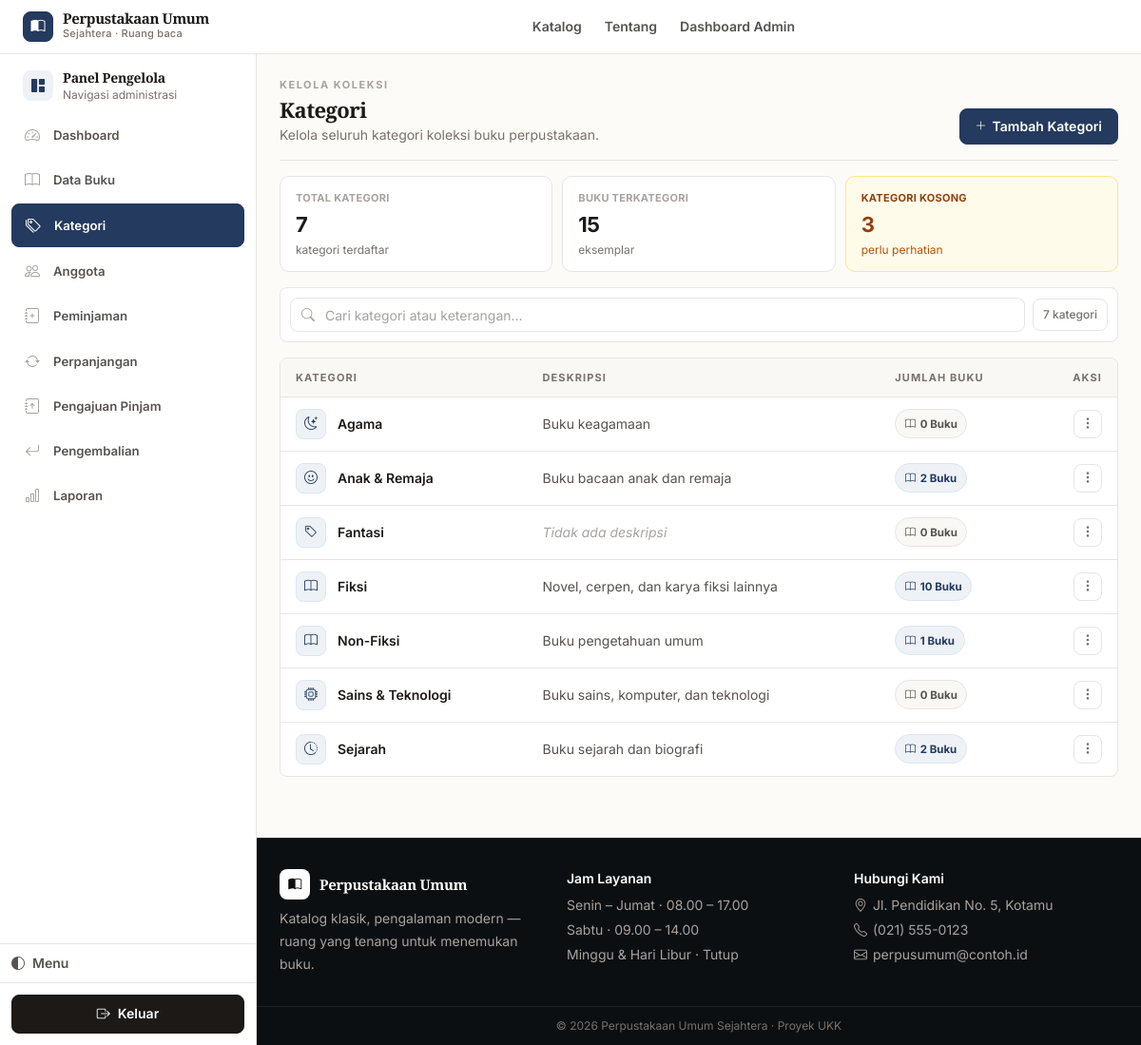
/admin/kategori/index.php (signed in), run on the app's committed database.
### tables this page shows
CREATE TABLE `kategori` (
  `id_kategori` int NOT NULL,
  `nama_kategori` varchar(100) NOT NULL,
  `keterangan` varchar(255) DEFAULT NULL
);

### includes/functions.php (called while the page is built, shortened)
<?php
function e($string) {
    return htmlspecialchars($string ?? '', ENT_QUOTES, 'UTF-8');
}

### admin/kategori/index.php (the view, shortened to what this page needs)
<?php
require_once __DIR__ . '/../../config/bootstrap.php';
$stmt = $pdo->query("SELECT k.*, (SELECT COUNT(*) FROM buku b WHERE b.id_kategori = k.id_kategori) AS jumlah_buku
                      FROM kategori k ORDER BY k.nama_kategori ASC");
$daftar = $stmt->fetchAll();
require_once __DIR__ . '/../../includes/header.php';
require_once __DIR__ . '/../../includes/admin_menu.php';
?>
<div class="flex flex-col sm:flex-row sm:items-end justify-between gap-3 mb-4 pb-4" style="border-bottom:1px solid var(--border)">
  <div class="min-w-0">
    <p class="text-[11px] font-bold tracking-[.14em] uppercase" style="color:var(--text-faint-2)">Kelola koleksi</p>
    <h1 class="font-display text-[22px] font-bold tracking-tight mt-1" style="color:var(--text)">Kategori</h1>
    <p class="text-sm mt-1" style="color:var(--text-faint)">Kelola seluruh kategori koleksi buku perpustakaan.</p>
  </div>
  <button id="katToggleForm" type="button" class="inline-flex items-center justify-center gap-1.5 bg-brand-600 hover:bg-brand-700 text-white text-sm font-semibold px-4 py-2 rounded-lg shrink-0">
    <i class="bi bi-plus-lg text-xs"></i> Tambah Kategori
  </button>
</div>
<?php
$total_kat = count($daftar);
$total_buku_terkategori = array_sum(array_column($daftar, 'jumlah_buku'));
$kat_kosong = 0;
foreach ($daftar as $kk) if ((int)$kk['jumlah_buku']===0) $kat_kosong++;
?>
<div class="grid grid-cols-3 gap-2.5 mb-4">
  <div class="bg-white rounded-lg border p-3 sm:p-4" style="border-color:var(--border)">
    <p class="text-[11px] font-bold uppercase tracking-wide" style="color:var(--text-faint-2)">Total Kategori</p>
    <p class="text-[20px] sm:text-[22px] font-bold tracking-tight mt-1" style="color:var(--text)"><?= $total_kat ?></p>
    <p class="text-xs mt-0.5" style="color:var(--text-faint)">kategori terdaftar</p>
  </div>
  <div class="bg-white rounded-lg border p-3 sm:p-4" style="border-color:var(--border)">
    <p class="text-[11px] font-bold uppercase tracking-wide" style="color:var(--text-faint-2)">Buku Terkategori</p>
    <p class="text-[20px] sm:text-[22px] font-bold tracking-tight mt-1" style="color:var(--text)"><?= $total_buku_terkategori ?></p>
    <p class="text-xs mt-0.5" style="color:var(--text-faint)">eksemplar</p>
  </div>
  <div class="bg-white rounded-lg border p-3 sm:p-4" style="border-color:<?= $kat_kosong>0 ? '#fde68a' : 'var(--border)' ?>; background:<?= $kat_kosong>0 ? '#fffbeb' : 'var(--surface)' ?>">
    <p class="text-[11px] font-bold uppercase tracking-wide" style="color:<?= $kat_kosong>0 ? '#92400e' : 'var(--text-faint-2)' ?>">Kategori Kosong</p>
    <p class="text-[20px] sm:text-[22px] font-bold tracking-tight mt-1" style="color:<?= $kat_kosong>0 ? '#92400e' : 'var(--text)' ?>"><?= $kat_kosong ?></p>
    <p class="text-xs mt-0.5" style="color:<?= $kat_kosong>0 ? '#b45309' : 'var(--text-faint)' ?>"><?= $kat_kosong>0 ? 'perlu perhatian' : 'semua terisi' ?></p>
  </div>
</div>
<div class="bg-white rounded-lg border p-2.5 mb-4 flex items-center gap-2" style="border-color:var(--border)">
  <div class="relative flex-1 min-w-0">
    <i class="bi bi-search absolute left-3 top-1/2 -translate-y-1/2 text-sm" style="color:var(--text-faint-2)"></i>
    <input id="katSearch" type="text" placeholder="Cari kategori atau keterangan..." autocomplete="off"
           class="w-full h-10 border rounded-lg pl-9 pr-3 text-sm focus:outline-none focus:ring-2 focus:ring-brand-500" style="border-color:var(--border); background:var(--surface)">
  </div>
  <div class="hidden sm:flex items-center gap-2 shrink-0">
    <span class="text-xs px-2.5 py-2 rounded-lg border bg-white font-medium" style="border-color:var(--border); color:var(--text-faint)"><span id="katVisibleCount"><?= $total_kat ?></span> kategori</span>
  </div>
</div>
<?php if (empty($daftar)): ?>
  <div class="text-center py-14 bg-white rounded-lg border" style="border-color:var(--border)">
    <div class="w-11 h-11 mx-auto rounded-lg flex items-center justify-center text-lg mb-3" style="background:var(--surface-2); color:var(--text-faint); border:1px solid var(--border)"><i class="bi bi-tags"></i></div>
    <h3 class="font-display font-semibold text-sm" style="color:var(--text)">Belum ada kategori</h3>
    <p class="text-sm mt-1 px-6 max-w-sm mx-auto" style="color:var(--text-faint)">Tambahkan kategori pertama untuk mulai mengelola koleksi.</p>
    <button type="button" onclick="document.getElementById('katToggleForm')?.click()" class="mt-4 inline-flex items-center gap-1.5 bg-brand-600 hover:bg-brand-700 text-white text-sm font-semibold px-4 py-2 rounded-lg"><i class="bi bi-plus-lg text-xs"></i> Tambah Kategori</button>
  </div>
<?php else: ?>
  <div class="kat-desktop-wrap bg-white rounded-lg border overflow-hidden" style="border-color:var(--border)">
    <div class="overflow-x-auto">
      <table class="w-full text-sm no-responsive">
        <thead>
          <tr style="background:var(--surface-2); border-bottom:1px solid var(--border)">
            <th class="text-left px-4 py-2.5 text-[11px] font-bold uppercase tracking-widest" style="color:var(--text-faint)">Kategori</th>
            <th class="text-left px-4 py-2.5 text-[11px] font-bold uppercase tracking-widest" style="color:var(--text-faint)">Deskripsi</th>
            <th class="text-left px-4 py-2.5 text-[11px] font-bold uppercase tracking-widest whitespace-nowrap" style="color:var(--text-faint)">Jumlah Buku</th>
            <th class="text-right px-4 py-2.5 text-[11px] font-bold uppercase tracking-widest" style="color:var(--text-faint)">Aksi</th>
          </tr>
        </thead>
        <tbody class="divide-y" style="--tw-divide-opacity:1; border-color:var(--border-faint)" id="katTableBody">
          <?php foreach ($daftar as $k):
            $nama = $k['nama_kategori'];
            $ket = trim($k['keterangan'] ?? '');
            $jml = (int)$k['jumlah_buku'];
            $lower = strtolower($nama);
            if (strpos($lower,'fiksi')!==false) $icon='bi-book';
            elseif (strpos($lower,'sains')!==false || strpos($lower,'teknologi')!==false) $icon='bi-cpu';
            elseif (strpos($lower,'agama')!==false) $icon='bi-moon-stars';
            elseif (strpos($lower,'sejarah')!==false) $icon='bi-clock-history';
            elseif (strpos($lower,'anak')!==false) $icon='bi-emoji-smile';
            elseif (strpos($lower,'non')!==false) $icon='bi-journal-text';
            else $icon='bi-tag';
          ?>
            <tr class="kat-row" data-name="<?= e(strtolower($nama)) ?>" data-desc="<?= e(strtolower($ket)) ?>">
              <td class="px-4 py-3">
                <div class="flex items-center gap-3 min-w-0">
                  <span class="kat-icon"><i class="bi <?= $icon ?>"></i></span>
                  <span class="font-semibold truncate" style="color:var(--text)"><?= e($nama) ?></span>
                </div>
              </td>
              <td class="px-4 py-3 max-w-[360px]">
                <?php if ($ket !== ''): ?>
                  <span class="text-sm truncate block" style="color:var(--text-muted)" title="<?= e($ket) ?>"><?= e($ket) ?></span>
                <?php else: ?>
                  <span class="text-sm italic" style="color:var(--text-faint-2)">Tidak ada deskripsi</span>
                <?php endif; ?>
              </td>
              <td class="px-4 py-3">
                <span class="kat-badge <?= $jml>0 ? 'has-books' : '' ?>"><i class="bi bi-book text-[11px]"></i> <?= $jml ?> Buku</span>
              </td>
              <td class="px-4 py-3 text-right">
                <div class="relative inline-block" data-kat-menu>
                  <button type="button" class="kat-menu-btn" aria-label="Aksi kategori <?= e($nama) ?>" aria-haspopup="menu" aria-expanded="false">
                    <i class="bi bi-three-dots-vertical text-sm"></i>
                  </button>
                </div>
              </td>
            </tr>
          <?php endforeach; ?>
        </tbody>
      </table>
    </div>
  </div>
<?php endif; ?>
<?php require_once __DIR__ . '/../../includes/footer.php'; ?>

### assets/css/app.css (style rules this page uses)
:root { color-scheme: light; --paper: #fdfbf7; --paper-2: #f7f2eb; --surface: #ffffff; --surface-2: #faf8f5; --surface-hover: #f5f1ea; --border: #e7e5e4; --border-strong: #d6d3d1; --border-faint: #f5f5f4; --text: #1c1917; --text-muted: #57534e; --text-faint: #78716c; --text-faint-2: #a8a29e; --accent: #243a5e; --accent-hover: #1a2c4a; --accent-soft: #eef2f7; --accent-soft-2: #dbe6f2; --accent-ring: rgba(36,58,94,.14); --accent-text: #243a5e; --radius-sm: 6px; --radius: 8px; --radius-md: 10px; --radius-lg: 12px; --radius-xl: 14px; --shadow-xs: 0 1px 2px rgba(16,24,40,.05); --shadow-sm: 0 1px 3px rgba(16,24,40,.06); --shadow: 0 2px 8px rgba(16,24,40,.06); --font-body: Inter, ui-sans-serif, system-ui, -apple-system, "Segoe UI", sans-serif; --font-display: "EB Garamond", "Source Serif 4", Georgia, "Times New Roman", serif; --transition: 160ms ease; --transition-fast: 120ms ease; --badge-amber-bg: #fffbeb; --badge-amber-border: #fde68a; --badge-amber-text: #92400e; --badge-red-bg: #fef2f2; --badge-red-border: #fecaca; --badge-red-text: #991b1b; --badge-emerald-bg: #ecfdf5; --badge-emerald-border: #a7f3d0; --badge-emerald-text: #065f46; --badge-slate-bg: #f8fafc; --badge-slate-border: var(--border); --badge-slate-text: var(--text-faint); }
html { scroll-behavior: smooth; }
body { font-family: var(--font-body); background: var(--paper); color: var(--text); -webkit-font-smoothing: antialiased; text-rendering: optimizeLegibility; line-height: 1.65; }
h1, h2, h3, .font-display, .hero-title { font-family: var(--font-display); letter-spacing: -0.02em; line-height: 1.2; color: var(--text); }
h1 { font-weight: 700; }
@media (prefers-reduced-motion: no-preference) { * { scroll-behavior: auto; } }
a.bg-brand-600, button.bg-brand-600, .bg-brand-600 { background: var(--accent) !important; color: #fff !important; border: 1px solid var(--accent) !important; border-radius: var(--radius) !important; box-shadow: none !important; font-weight: 600 !important; font-size: 0.875rem !important; transition: background var(--transition-fast), border-color var(--transition-fast), color var(--transition-fast) !important; transform: none !important; }
input, select, textarea { border: 1px solid var(--border) !important; background: var(--surface) !important; color: var(--text) !important; border-radius: var(--radius) !important; transition: border-color var(--transition-fast), box-shadow var(--transition-fast), background var(--transition-fast) !important; font-size: 0.875rem !important; }
input::placeholder, textarea::placeholder { color: var(--text-faint-2) !important; }
.h-10 { height: 36px !important; }
.px-4.py-2\.5 { padding-top: 0.6rem !important; padding-bottom: 0.6rem !important; }
input, select, textarea, button { max-width: 100%; }
body { animation: none !important; }
main > * { animation: none !important; }
.grid.grid-cols-2.md\:grid-cols-3 > div.bg-white, .grid.grid-cols-3 > div.bg-white { padding: 14px 16px !important; border-radius: var(--radius-md) !important; }

### admin/kategori/index.php (style rules this page uses)
.kat-icon { width:32px;height:32px;border-radius:8px;display:flex;align-items:center;justify-content:center;background:var(--accent-soft);color:var(--accent-text);border:1px solid var(--accent-soft-2);flex-shrink:0;font-size:14px }
.kat-badge { display:inline-flex;align-items:center;gap:.3rem;border-radius:999px;padding:.28rem .6rem;font-size:.72rem;font-weight:700;border:1px solid var(--border);background:var(--surface-2);color:var(--text-muted);white-space:nowrap }
.kat-badge.has-books { background:var(--accent-soft);border-color:var(--accent-soft-2);color:var(--accent-text) }
.kat-menu-btn { width:30px;height:30px;border-radius:8px;border:1px solid var(--border);background:var(--surface);color:var(--text-faint);display:inline-flex;align-items:center;justify-content:center;transition:all 120ms ease }
.kat-row { transition:background 120ms ease }

### data on the page
kategori: nama_kategori "Agama", keterangan "Buku keagamaan", jml "0"
kategori: nama_kategori "Anak & Remaja", keterangan "Buku bacaan anak dan remaja", jml "2"
kategori: nama_kategori "Fantasi", shows "Tidak ada deskripsi", jml "0"
kategori: nama_kategori "Fiksi", keterangan "Novel, cerpen, dan karya fiksi lainnya", jml "10"
kategori: nama_kategori "Non-Fiksi", keterangan "Buku pengetahuan umum", jml "1"
kategori: nama_kategori "Sains & Teknologi", keterangan "Buku sains, komputer, dan teknologi", jml "0"
kategori: nama_kategori "Sejarah", keterangan "Buku sejarah dan biografi", jml "2"

### other printed values
$item['label'] "Dashboard"
$item['label'] "Data Buku"
$item['label'] "Kategori"
$item['label'] "Anggota"
$item['label'] "Peminjaman"
$item['label'] "Perpanjangan"
$item['label'] "Pengajuan Pinjam"
$item['label'] "Pengembalian"
$item['label'] "Laporan"
$total_kat "7"
$total_buku_terkategori "15"
$kat_kosong "3"
